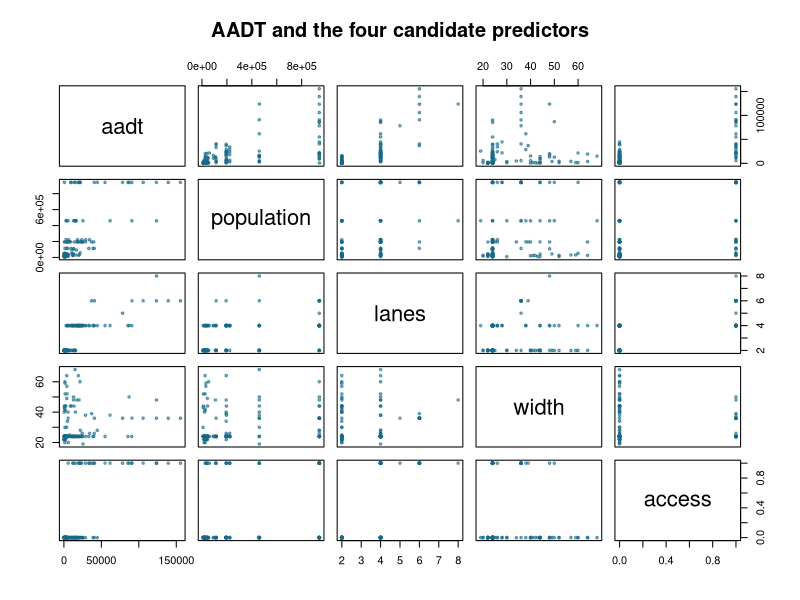
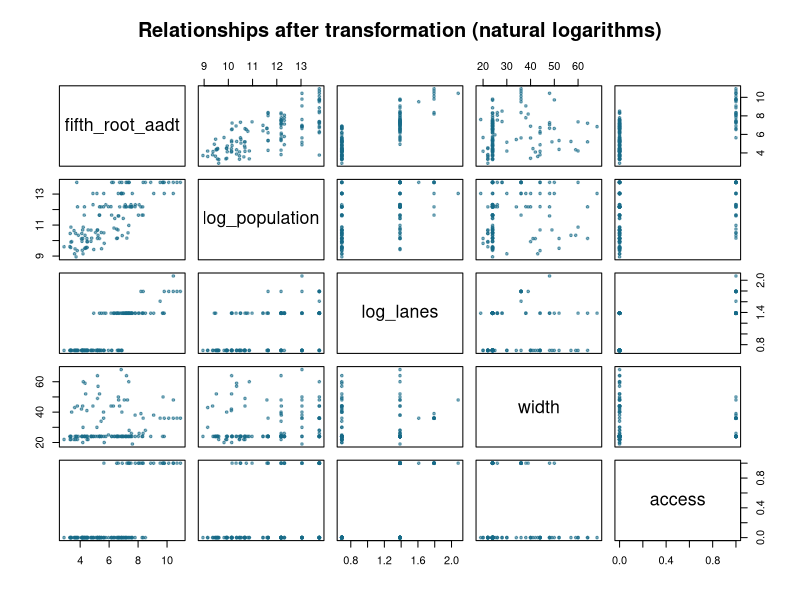
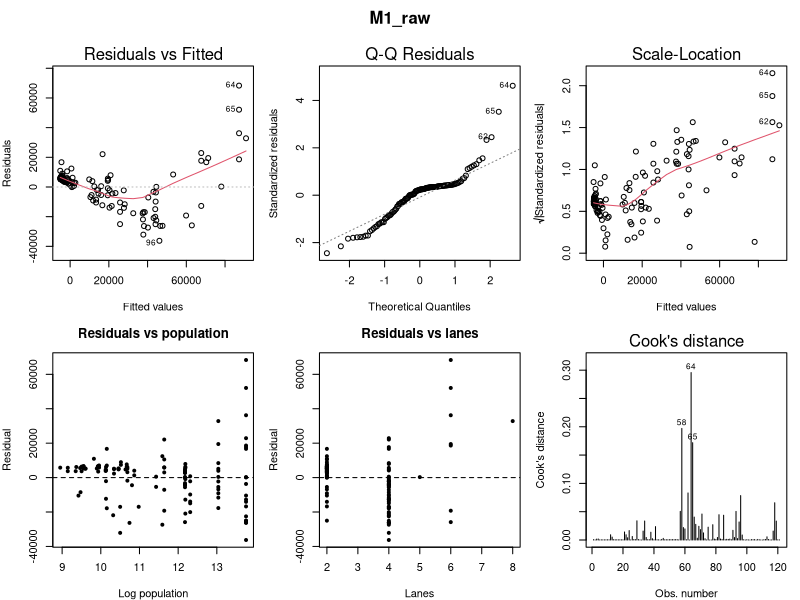
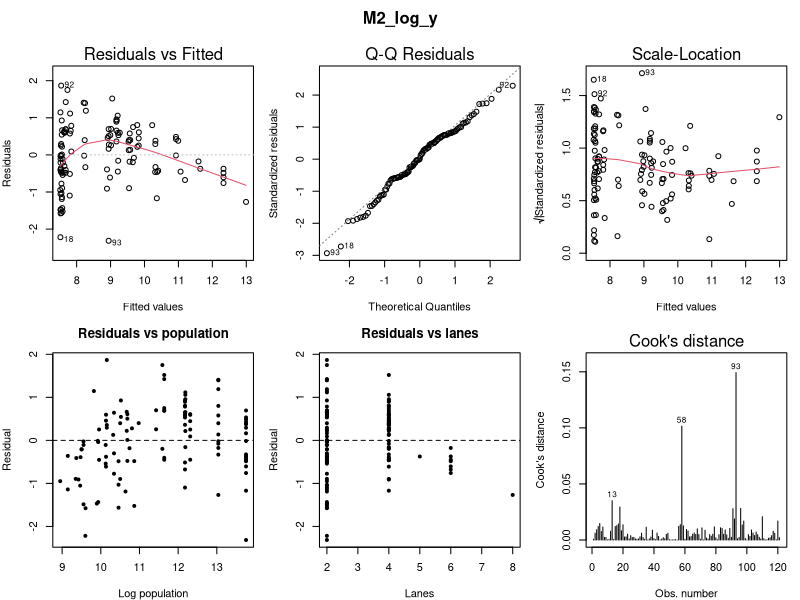
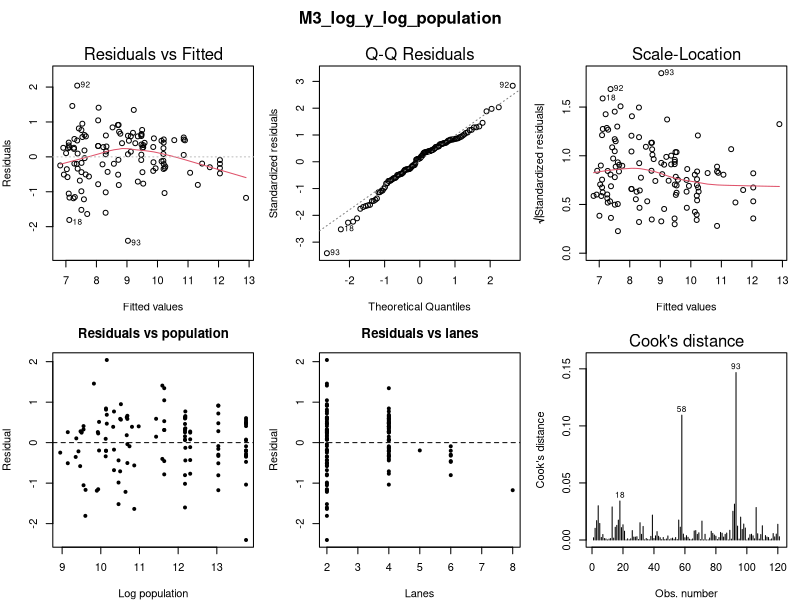
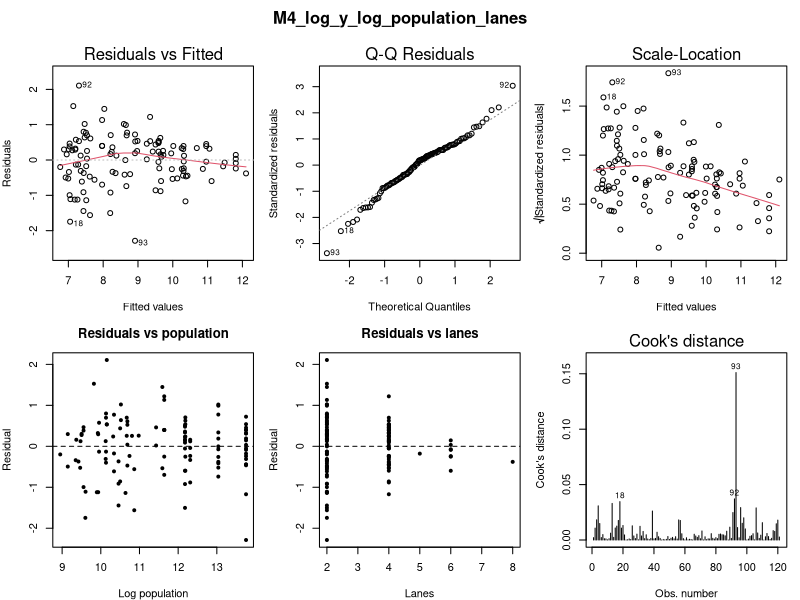
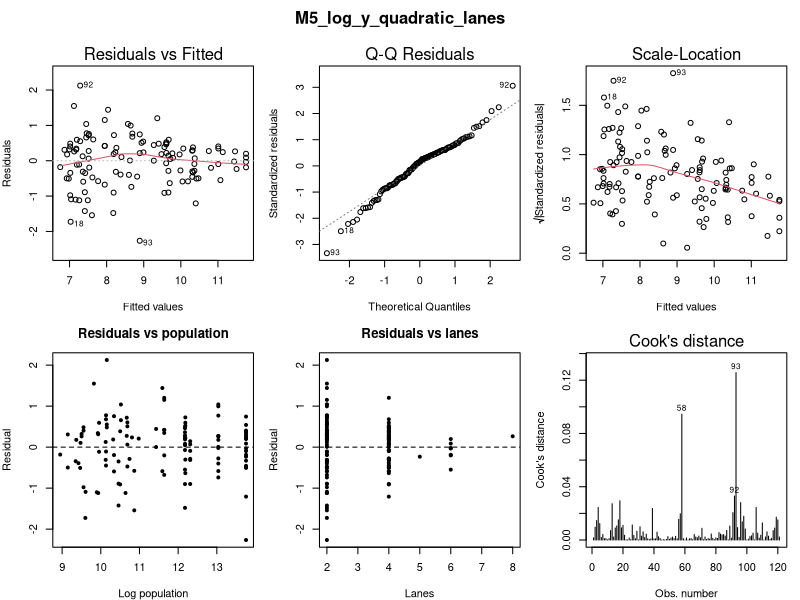
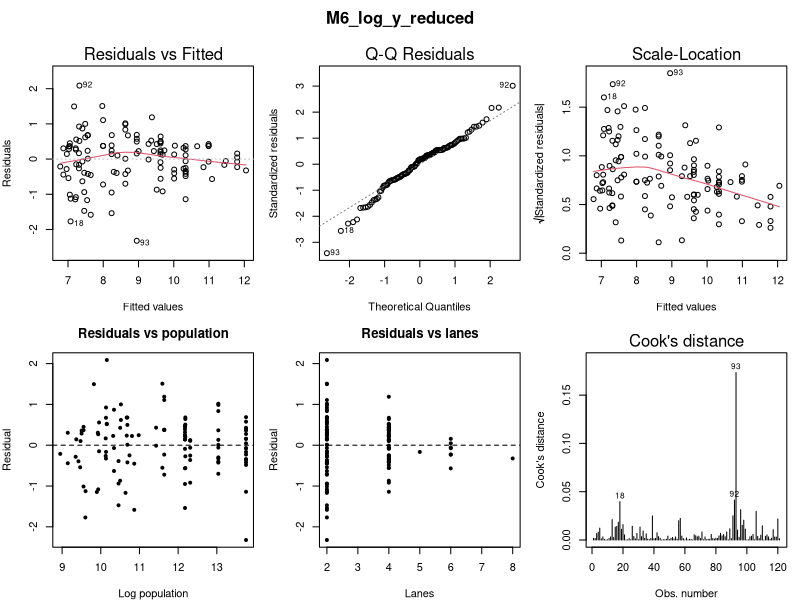

Source code (R) for these figures, in order:
# MH3510: modelling average annual daily traffic (AADT)
# Run from this project folder: Rscript analysis.R
# Uses base R and MASS (a recommended package distributed with R).
# All attempted models, including unsuccessful ones, are retained.
# Outputs: results/analysis_output.txt, results/interpretation.txt, tables,
# fitted_models.rds, and a diagnostic figure for EVERY candidate model.

main <- function() {
  options(width = 110, digits = 6)
  if (!requireNamespace("MASS", quietly = TRUE)) {
    stop("Install the recommended MASS package before running this script.")
  }
  dir.create("results", showWarnings = FALSE)
  dir.create("results/plots", showWarnings = FALSE)
  sink("results/analysis_output.txt", split = TRUE)
  on.exit(sink(), add = TRUE)
  heading <- function(x) cat("\n\n", x, "\n", strrep("=", nchar(x)), "\n", sep = "")
  save_plot <- function(name, draw, width = 1500, height = 1000) {
    png(file.path("results/plots", name), width = width, height = height, res = 140)
    on.exit(dev.off())
    draw()
  }

  heading("1. DATA AND GRAPHICAL EXPLORATION")
  raw <- read.table("aadt.txt", header = FALSE)
  stopifnot(ncol(raw) >= 5, nrow(raw) > 5)
  d <- raw[, 1:5]
  names(d) <- c("aadt", "population", "lanes", "width", "control_original")
  stopifnot(!anyNA(d), all(is.finite(as.matrix(d))),
            all(d$aadt > 0), all(d$population > 0), all(d$lanes > 0),
            all(d$control_original %in% c(1, 2)))
  d$access <- as.integer(d$control_original == 1)
  cat("Observations:", nrow(d), "\nOnly original columns 1-5 are used.\n")
  cat("access = 1 means access control; access = 0 means no access control.\n")
  print(summary(d))
  print(with(d, table(lanes, control_original)))
  print(cor(d[, c("aadt", "population", "lanes", "width", "access")]))
  write.csv(d, "results/analysis_data.csv", row.names = FALSE)
  save_plot("01_scatterplot_matrix.png", function() {
    pairs(d[, c("aadt", "population", "lanes", "width", "access")],
          pch = 19, cex = 0.55, col = adjustcolor("#176b87", 0.55),
          main = "AADT and the four candidate predictors")
  }, 1400, 1400)
  save_plot("02_transformed_scatterplot_matrix.png", function() {
    pairs(data.frame(fifth_root_aadt = d$aadt^0.2,
                     log_population = log(d$population), log_lanes = log(d$lanes),
                     width = d$width, access = d$access),
          pch = 19, cex = 0.55, col = adjustcolor("#176b87", 0.55),
          main = "Relationships after transformation (natural logarithms)")
  }, 1400, 1400)

  heading("2. ALL CANDIDATE MODELS: PRESERVED EXPLORATION")
  # These candidates reproduce the exploratory sequence. Log population and
  # log lanes allow diminishing changes on the transformed response scale.
  specifications <- list(
    M1_raw = aadt ~ population + lanes + width + access,
    M2_log_y = log(aadt) ~ population + lanes + width + access,
    M3_log_y_log_population = log(aadt) ~ log(population) + lanes + width + access,
    M4_log_y_log_population_lanes = log(aadt) ~ log(population) + log(lanes) + width + access,
    M5_log_y_quadratic_lanes = log(aadt) ~ log(population) + lanes + I(lanes^2) + width + access,
    M6_log_y_reduced = log(aadt) ~ log(population) + log(lanes) + access,
    M7_fourth_root_full = I(aadt^0.25) ~ log(population) + log(lanes) + width + access,
    M8_square_root_full = I(aadt^0.5) ~ log(population) + log(lanes) + width + access,
    M9_fourth_root_reduced = I(aadt^0.25) ~ log(population) + log(lanes) + access,
    M10_fifth_root_full = I(aadt^0.2) ~ log(population) + log(lanes) + width + access,
    M11_fifth_root_reduced = I(aadt^0.2) ~ log(population) + log(lanes) + access
  )
  scales <- c("raw", rep("log", 5), "fourth_root", "square_root", "fourth_root",
              "fifth_root", "fifth_root")
  names(scales) <- names(specifications)
  models <- lapply(specifications, function(f) lm(formula = f, data = d))
  for (id in names(models)) {
    cat("\n", id, "\n", sep = "")
    print(summary(models[[id]]))
  }
  saveRDS(models, "results/fitted_models.rds")

  heading("3. RESIDUAL CHECKS FOR EVERY MODEL")
  # Studentized/Koenker BP diagnostic: n*R^2 from squared residuals regressed
  # on the actual model predictors; asymptotic chi-square reference.
  variance_check <- function(m) {
    x <- model.matrix(m)
    auxiliary <- lm.fit(x, residuals(m)^2)
    r2 <- 1 - sum(auxiliary$residuals^2) /
      sum((residuals(m)^2 - mean(residuals(m)^2))^2)
    statistic <- nobs(m) * r2
    c(statistic = statistic, df = ncol(x) - 1,
      p_value = pchisq(statistic, ncol(x) - 1, lower.tail = FALSE))
  }
  comparison <- do.call(rbind, lapply(names(models), function(id) {
    m <- models[[id]]
    data.frame(model = id, response_scale = scales[[id]], parameters = length(coef(m)),
               r_squared = summary(m)$r.squared,
               adjusted_r_squared = summary(m)$adj.r.squared,
               residual_sd = sigma(m), shapiro_p = shapiro.test(residuals(m))$p.value,
               variance_test_p = unname(variance_check(m)["p_value"]),
               max_cooks_distance = max(cooks.distance(m)))
  }))
  for (id in names(models)) {
    m <- models[[id]]
    cat("\n", id, "\n", sep = "")
    print(shapiro.test(residuals(m)))
    print(variance_check(m))
    save_plot(paste0(id, "_diagnostics.png"), function() {
      par(mfrow = c(2, 3), mar = c(4, 4, 3, 1), oma = c(0, 0, 2, 0))
      plot(m, which = 1, ask = FALSE, sub.caption = "")
      plot(m, which = 2, ask = FALSE, sub.caption = "")
      plot(m, which = 3, ask = FALSE, sub.caption = "")
      plot(log(d$population), residuals(m), pch = 19, cex = 0.6,
           xlab = "Log population", ylab = "Residual", main = "Residuals vs population")
      abline(h = 0, lty = 2)
      plot(d$lanes, residuals(m), pch = 19, cex = 0.6,
           xlab = "Lanes", ylab = "Residual", main = "Residuals vs lanes")
      abline(h = 0, lty = 2)
      plot(m, which = 4, ask = FALSE, sub.caption = "")
      mtext(id, outer = TRUE, font = 2)
    })
  }
  print(comparison, row.names = FALSE)
  cat("R-squared and residual SD are NOT directly comparable across response transformations.\n")
  cat("Diagnostic p-values are supporting evidence, not proof that assumptions hold.\n")
  cat("No time or spatial ordering is documented. Row number is not assumed to be time.\n")
  cat("A Durbin-Watson significance test would not establish independence here.\n")

  heading("4. TRANSFORMATION, MODEL COMPARISON AND SELECTION")
  # Box-Cox includes the transformation Jacobian; it can compare response
  # powers, unlike ordinary AIC values from different response scales.
  # Hold the predictor specification fixed while choosing a response power.
  boxcox_base <- lm(aadt ~ log(population) + log(lanes) + width + access,
                   data = d, y = TRUE, qr = TRUE)
  bc <- MASS::boxcox(boxcox_base, lambda = seq(-0.5, 1, by = 0.01), plotit = FALSE)
  supported <- bc$x[bc$y >= max(bc$y) - qchisq(0.95, 1) / 2]
  cat("Box-Cox maximizing lambda:", bc$x[which.max(bc$y)], "\n")
  cat("Approximate 95% profile support (grid):", range(supported), "\n")
  cat("Compare powers 0.20 and 0.25 using residuals and original-scale prediction error.\n")
  cat("Power 0.25 is just outside the 95% likelihood support; Box-Cox alone favors 0.20.\n")
  write.csv(data.frame(lambda = bc$x, profile_log_likelihood = bc$y),
            "results/boxcox_profile.csv", row.names = FALSE)
  save_plot("03_boxcox_profile.png", function() {
    plot(bc$x, bc$y, type = "l", lwd = 2, xlab = "Response power (lambda)",
         ylab = "Profile log likelihood", main = "Box-Cox: response transformation")
    abline(v = c(0, 0.2, 0.25, 0.5), col = c("grey50", "#176b87", "grey50", "grey50"), lty = 2)
    abline(h = max(bc$y) - qchisq(0.95, 1) / 2, lty = 3)
    legend("bottom", "Chosen convenient power: 0.20", lty = 2, col = "#176b87", bty = "n")
  })
  cat("\nWidth deletion test on fourth-root response:\n")
  width_test <- anova(models$M9_fourth_root_reduced, models$M7_fourth_root_full)
  print(width_test)
  cat("\nWidth deletion test for the earlier log-response candidate:\n")
  print(anova(models$M6_log_y_reduced, models$M4_log_y_log_population_lanes))
  cat("\nWidth deletion test on fifth-root response:\n")
  print(anova(models$M11_fifth_root_reduced, models$M10_fifth_root_full))
  cat("\nQuadratic lanes test within log-response models:\n")
  print(anova(models$M3_log_y_log_population, models$M5_log_y_quadratic_lanes))
  final <- models$M11_fifth_root_reduced
  curvature <- update(final, . ~ . + I(log(population)^2) + I(log(lanes)^2))
  cat("\nAdditional curvature check for selected fifth-root model:\n")
  print(anova(final, curvature))
  saveRDS(list(boxcox_base = boxcox_base, curvature_check = curvature),
          "results/supplementary_models.rds")

  # Compare predictions on the SAME original AADT scale. Retransformation
  # corrections are estimated ONLY from each training fold's residuals.
  original_mean <- function(m, newdata, scale) {
    mu <- as.numeric(predict(m, newdata = newdata))
    e <- residuals(m)
    if (scale == "raw") return(mu)
    if (scale == "log") return(exp(mu) * mean(exp(e)))
    if (scale == "square_root") return(vapply(mu, function(z) mean((z + e)^2), numeric(1)))
    if (scale == "fifth_root") return(vapply(mu, function(z) mean((z + e)^5), numeric(1)))
    vapply(mu, function(z) mean((z + e)^4), numeric(1))
  }
  set.seed(3510)
  cv_rows <- list()
  for (repeat_id in 1:10) {
    folds <- sample(rep(1:10, length.out = nrow(d)))
    for (id in names(models)) {
      p <- numeric(nrow(d))
      for (fold in 1:10) {
        train <- folds != fold
        fit <- lm(specifications[[id]], data = d[train, ])
        p[!train] <- original_mean(fit, d[!train, ], scales[[id]])
      }
      cv_rows[[length(cv_rows) + 1]] <- data.frame(
        repetition = repeat_id, model = id,
        rmse = sqrt(mean((p - d$aadt)^2)), mae = mean(abs(p - d$aadt)))
    }
  }
  cv <- do.call(rbind, cv_rows)
  write.csv(cv, "results/cross_validation_repetitions.csv", row.names = FALSE)
  cv_summary <- do.call(rbind, lapply(names(models), function(id) {
    rows <- cv[cv$model == id, ]
    data.frame(model = id, cv_rmse = mean(rows$rmse), cv_rmse_sd = sd(rows$rmse),
               cv_mae = mean(rows$mae), cv_mae_sd = sd(rows$mae))
  }))
  comparison <- merge(comparison, cv_summary, by = "model", sort = FALSE)
  write.csv(comparison, "results/model_comparison.csv", row.names = FALSE)
  print(comparison, row.names = FALSE)
  cat("CV: 10 repetitions of 10-fold CV, identical splits for all candidates.\n")
  cat("SD measures variation between repetitions, not a confidence interval.\n")
  cat("Transformations were explored using these data; this is internal validation,\n")
  cat("not an independent test set or an unbiased assessment of the selection process.\n")
  cat("Final selection balances original-scale CV, diagnostics, and simplicity; see interpretation.txt.\n")
  save_plot("04_prediction_error_comparison.png", function() {
    par(mfrow = c(1, 2), mar = c(5, 12, 4, 1))
    labels <- sub("^M[0-9]+_", "", comparison$model)
    barplot(comparison$cv_rmse, names.arg = labels, horiz = TRUE, las = 1,
            cex.names = 0.7, col = "#176b87", xlab = "Vehicles/day", main = "Cross-validated RMSE")
    barplot(comparison$cv_mae, names.arg = labels, horiz = TRUE, las = 1,
            cex.names = 0.7, col = "#419d78", xlab = "Vehicles/day", main = "Cross-validated MAE")
  }, 1800, 1000)

  heading("FINAL MODEL: INFLUENCE, COLLINEARITY AND SENSITIVITY")
  print(summary(final))
  print(confint(final)) # Ordinary coefficient intervals, not Bonferroni limits.
  x <- model.matrix(final)[, -1, drop = FALSE]
  vif <- sapply(seq_len(ncol(x)), function(j) {
    1 / (1 - summary(lm(x[, j] ~ x[, -j, drop = FALSE]))$r.squared)
  })
  names(vif) <- colnames(x)
  print(vif)
  influence <- data.frame(row = seq_len(nrow(d)), d,
                          studentized_residual = rstudent(final),
                          leverage = hatvalues(final), cooks_distance = cooks.distance(final))
  influence$flag <- influence$cooks_distance > 4 / nrow(d) |
    influence$leverage > 2 * length(coef(final)) / nrow(d) |
    abs(influence$studentized_residual) > 3
  write.csv(influence, "results/influence_diagnostics.csv", row.names = FALSE)
  print(influence[influence$flag, ], row.names = FALSE)
  largest <- which.max(cooks.distance(final))
  sensitivity <- lm(formula(final), data = d[-largest, ])
  cat("Sensitivity only: refit omitting highest Cook's-distance row", largest, "\n")
  print(cbind(all_observations = coef(final), sensitivity_only = coef(sensitivity)))
  cat("All observations remain in the chosen model; flags alone do not justify deletion.\n")
  # HC3 offers an additional check on coefficient inference if variance is imperfect.
  design <- model.matrix(final)
  bread <- solve(crossprod(design))
  weighted_design <- design * as.numeric(residuals(final) / (1 - hatvalues(final)))
  hc3 <- bread %*% crossprod(weighted_design) %*% bread
  hc3_se <- sqrt(diag(hc3))
  print(data.frame(estimate = coef(final), hc3_se = hc3_se,
                   approximate_t_p = 2 * pt(-abs(coef(final) / hc3_se), df.residual(final))))
  save_plot("05_final_residuals_all_predictors.png", function() {
    par(mfrow = c(2, 3), mar = c(4, 4, 3, 1))
    for (v in c("population", "lanes", "width")) {
      plot(d[[v]], residuals(final), xlab = v, ylab = "Residual", pch = 19, cex = 0.6,
           main = paste("Residuals vs", v))
      abline(h = 0, lty = 2)
    }
    boxplot(residuals(final) ~ d$access, xlab = "Access control (0=no, 1=yes)",
            ylab = "Residual", main = "Residuals by access control")
    abline(h = 0, lty = 2)
    plot(residuals(final), xlab = "File row (not known time order)", ylab = "Residual",
         pch = 19, cex = 0.6, main = "Row order: descriptive only")
    abline(h = 0, lty = 2)
    plot(fitted(final), residuals(final), xlab = "Fitted fifth-root AADT", ylab = "Residual",
         pch = 19, cex = 0.6, main = "Residuals vs fitted")
    abline(h = 0, lty = 2)
  })

  heading("5. REQUESTED PREDICTION AND INTERVALS")
  new_road <- data.frame(population = 50000, lanes = 3, width = 60,
                         control_original = 2, access = 0)
  print(new_road)
  cat("Original x4=2 is recoded to access=0. Width is omitted by the final model.\n")
  ci_transformed <- predict(final, new_road, interval = "confidence", level = 0.95)
  pi_transformed <- predict(final, new_road, interval = "prediction", level = 0.95)
  print(ci_transformed)
  print(pi_transformed)
  stopifnot(all(ci_transformed > 0), all(pi_transformed > 0))
  typical <- ci_transformed^5
  prediction_interval <- pi_transformed[, c("lwr", "upr"), drop = FALSE]^5
  mean_estimate <- original_mean(final, new_road, "fifth_root")
  # Inverse-transformed mean on the root scale is not mean AADT (Jensen's
  # inequality). Average over residuals to estimate original-scale mean AADT.
  # Pairs bootstrap gives an approximate CI for that corrected mean, conditional
  # on the selected formula. It does not repeat model/transform selection.
  set.seed(3511)
  boot_means <- replicate(2000, {
    sample_rows <- sample.int(nrow(d), replace = TRUE)
    m <- lm(formula(final), data = d[sample_rows, ])
    original_mean(m, new_road, "fifth_root")
  })
  mean_ci <- quantile(boot_means, c(0.025, 0.975))
  prediction <- data.frame(
    quantity = c("Mean AADT (residual-smearing correction)",
                 "Typical AADT (inverse transformed fitted value)",
                 "Individual road AADT prediction interval"),
    estimate = c(mean_estimate, typical[1, "fit"], NA_real_),
    lower_95 = c(mean_ci[1], typical[1, "lwr"], prediction_interval[1, "lwr"]),
    upper_95 = c(mean_ci[2], typical[1, "upr"], prediction_interval[1, "upr"]))
  print(prediction, row.names = FALSE)
  write.csv(prediction, "results/prediction.csv", row.names = FALSE)
  write.csv(data.frame(mean_aadt = boot_means), "results/bootstrap_mean_predictions.csv", row.names = FALSE)
  cat("The typical-value CI is NOT a confidence interval for mean AADT.\n")
  cat("The prediction interval uses approximately normal, constant-variance root-scale errors.\n")
  cat("The mean CI uses 2000 pairs-bootstrap resamples and a common residual distribution.\n")
  cat("Both are conditional on the selected model and assumed independent road sections.\n")
  cat("Three lanes is unobserved: the prediction interpolates between two and four lanes.\n")
  cat("Sensitivity-only mean prediction:", original_mean(sensitivity, new_road, "fifth_root"), "\n")

  heading("REPRODUCIBILITY")
  print(sessionInfo())
  cat("\nAll outputs were written under results/. Source data were not modified.\n")
}

main()
